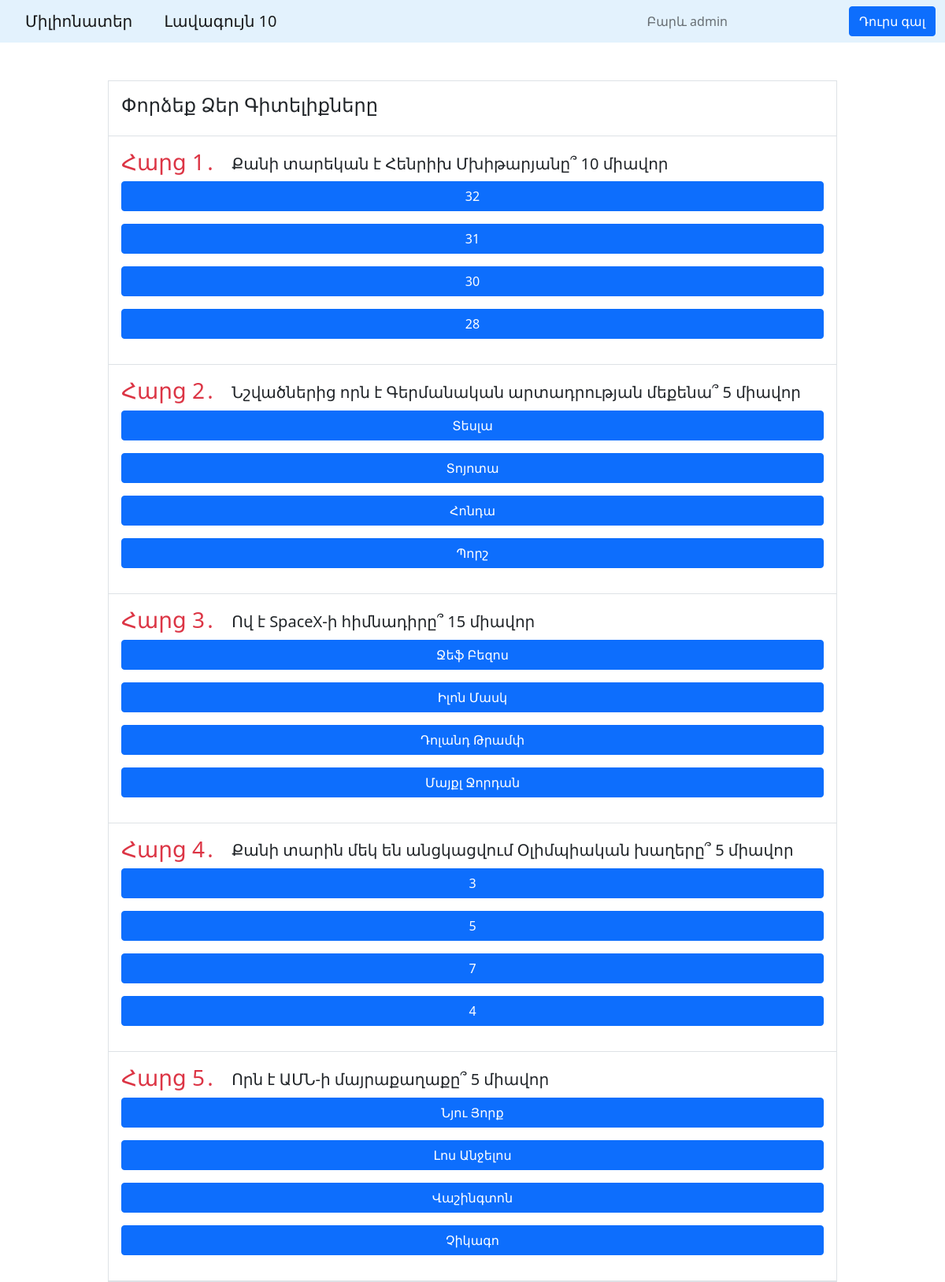
The app's page /game/ (signed in) with its own data.
### millionaire_app/models.py (models this page shows, shortened)
class Player(models.Model):
    user = models.OneToOneField(User, on_delete=models.CASCADE)
    total_score = models.IntegerField(default=0)
    games_played = models.IntegerField(default=0)
    def __str__(self) -> str:
        return self.user.username

class Question(models.Model):
    question_text = models.CharField(max_length=200, blank=False, null=False)
    question_point = models.IntegerField(default=5)

class Answer(models.Model):
    question = models.ForeignKey(
        Question, on_delete=models.CASCADE, related_name='answer')
    answer_text = models.CharField(max_length=100, blank=False)
    answer_status = models.BooleanField(verbose_name="is_correct")

### millionaire_app/views.py (the view)
# urls.py: path('game/', game_play, name="game"),
@ login_required
@ csrf_exempt
def game_play(request):
    if request.method == "GET":
        questions = list(Question.objects.all())
        questions = random.sample(questions, 5 if len(
            questions) >= 5 else len(questions))
        game_data = {
            'player': Player.objects.get(user=request.user),
            'questions': questions
        }
        return render(request, 'game.html', {'game_data': game_data})
    elif request.method == "POST":
        player = Player.objects.get(user=request.user)
        player.total_score = int(request.POST.get('total_score'))
        player.games_played = int(request.POST.get('games_played'))
        player.save()
        return HttpResponse()

### templates/game.html (shortened to what this page needs)
<!DOCTYPE html>
<html lang="en">
	<head>
		<link
			href="https://cdn.jsdelivr.net/npm/bootstrap@5.0.0-beta3/dist/css/bootstrap.min.css"
			rel="stylesheet"
		/>
	</head>
	<body>
		<nav
			class="navbar sticky-top navbar-light"
			style="background-color: #e3f2fd"
		>
			<div class="container-fluid">
				<div class="navbar-header">
					<a
						class="navbar-brand"
						style="margin-left: 20px"
						href="{% url 'game' %}"
						>Միլիոնատեր</a
					>
					<a
						class="navbar-brand"
						style="margin-left: 20px"
						href="{% url 'players' %}"
						>Լավագույն 10</a
					>
				</div>
				<ul class="navbar-nav mr-auto">
					<li>
						<span class="navbar-text" style="margin-left: 300px">
							Բարև {{game_data.player}}
						</span>
					</li>
				</ul>
				<ul class="navbar-nav mr-auto">
					<li>
						<a class="btn btn-primary" href="{% url 'login' %}" role="button"
							>Դուրս գալ</a
						>
					</li>
				</ul>
			</div>
		</nav>
		<div class="container mt-5">
			<div class="d-flex justify-content-center row">
				<div class="col-md-10 col-lg-10">
					<div class="border">
						<div class="question bg-white p-3 border-bottom">
							<div
								class="d-flex flex-row justify-content-between align-items-center mcq"
							>
								<h4>Փորձեք Ձեր Գիտելիքները</h4>
							</div>
						</div>
						{% for question in game_data.questions %}
						<div
							class="question bg-white p-3 border-bottom"
							id="{{forloop.counter}}"
							style="display: block"
						>
							<div class="d-flex flex-row align-items-center question-title">
								<h3 class="text-danger">Հարց {{forloop.counter}}․</h3>
								<h5 class="mt-1 ml-2" style="margin-left: 20px">
									{{question.question_text}} {{question.question_point}} միավոր
								</h5>
							</div>
							{% for answer in question.answer.all %}
							<div class="d-grid gap-2">
								<button
									id="{{answer.id}}"
									name="{{question.id}}"
									class="btn btn-primary"
									type="button"
									answer_status="{{answer.answer_status}}"
									question_point="{{answer.question.question_point}}"
									parent_loop_last="{{forloop.parentloop.last}}"
									total_score="{{game_data.player.total_score}}"
									games_played="{{game_data.player.games_played}}"
									onclick="answerFunction(id, name)"
								>
									{{answer.answer_text}}
								</button>
							</div>
							{% endfor %}
						</div>
						{% endfor %}
					</div>
				</div>
			</div>
		</div>
	</body>
</html>

### records on screen
Player: player "admin"
Question: question_text "Քանի տարեկան է Հենրիխ Մխիթարյանը՞", question_point "10"
Answer: answer_text "32"
Answer: answer_text "31"
Answer: answer_text "30"
Answer: answer_text "28"
Question: question_text "Նշվածներից որն է Գերմանական արտադրության մեքենա՞", question_point "5"
Answer: answer_text "Տեսլա"
Answer: answer_text "Տոյոտա"
Answer: answer_text "Հոնդա"
Answer: answer_text "Պորշ"
Question: question_text "Ով է SpaceX-ի հիմնադիրը՞", question_point "15"
Answer: answer_text "Ջեֆ Բեզոս"
Answer: answer_text "Իլոն Մասկ"
Answer: answer_text "Դոլանդ Թրամփ"
Answer: answer_text "Մայքլ Ջորդան"
Question: question_text "Քանի տարին մեկ են անցկացվում Օլիմպիական խաղերը՞", question_point "5"
Answer: answer_text "3"
Answer: answer_text "5"
Answer: answer_text "7"
Answer: answer_text "4"
Question: question_text "Որն է ԱՄՆ-ի մայրաքաղաքը՞", question_point "5"
Answer: answer_text "Նյու Յորք"
Answer: answer_text "Լոս Անջելոս"
Answer: answer_text "Վաշինգտոն"
Answer: answer_text "Չիկագո"
